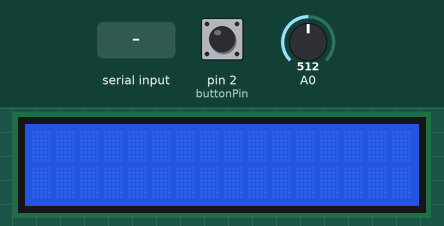
Simulated run of this sketch. Board: Arduino Uno, built with avr-gcc and run on an emulated ATmega328P. On the bench: 16×2 character LCD. The test bench sets the inputs (shaded band); at power-on: A0 = 512, pin 2 (buttonPin) LOW. What the sketch prints to the serial monitor is not drawn.

Above: at 1.2 s.
1.3 s: A0 set to 810
2.8 s: "1" received over Serial
At 4.2 s:
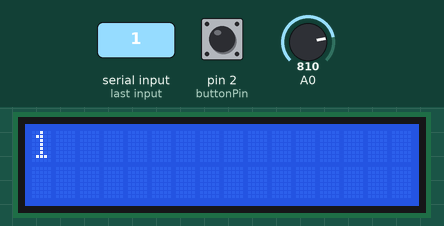
5.2 s: "0" received over Serial
At 7.2 s:
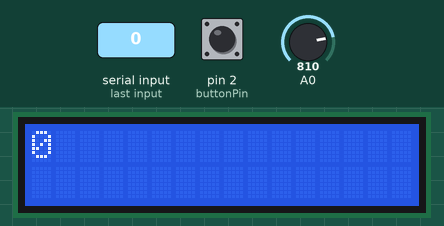
Timing chart, 0 to 8.7 s (numbered marks = the images above; inputs shaded):
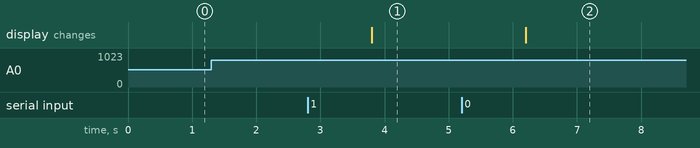

The sketch:

recvMicro.ino
```cpp
#include <LiquidCrystal.h>
LiquidCrystal lcd(7, 8, 9, 10, 11, 12);
int value=0,printCount=0;
int cx=0,cy=0,s=0;
String val="";
const int buttonPin = 2;
int buttonState = 0;
unsigned long time;
String temp="";
void setup()
{
  pinMode(buttonPin, INPUT);
  lcd.begin(16, 2);
  Serial.begin(1000000);
}

void loop() {

  buttonState=digitalRead(buttonPin);
  if(buttonState==HIGH)
  {
    lcd.clear();
  }
  time=micros();
  while(analogRead(A0) < 800)
  {

  }
  time=micros()-time;
  if(time>220)
  {
     Serial.println(time);
  }
  if(Serial.available())
  {
    s=0;
    cx=0;
    printCount=0;
    temp=Serial.readString();
    while(s<temp.length())
    {
      lcd.setCursor(cx,cy);
      lcd.print(temp.charAt(s));
      printCount++;
      cx++;
      if(printCount%16==0&&printCount%32!=0)
      {
        cx=0;
        cy=1;
      }
      s++;
    }
  }
}
```

Measured:
- after the input at 1.3 s, every drawn part: stays the same
- after the input at 2.8 s, the display: changes after 1.0 s (image 1)
- after the input at 5.2 s, the display: changes after 1.0 s (image 2)
